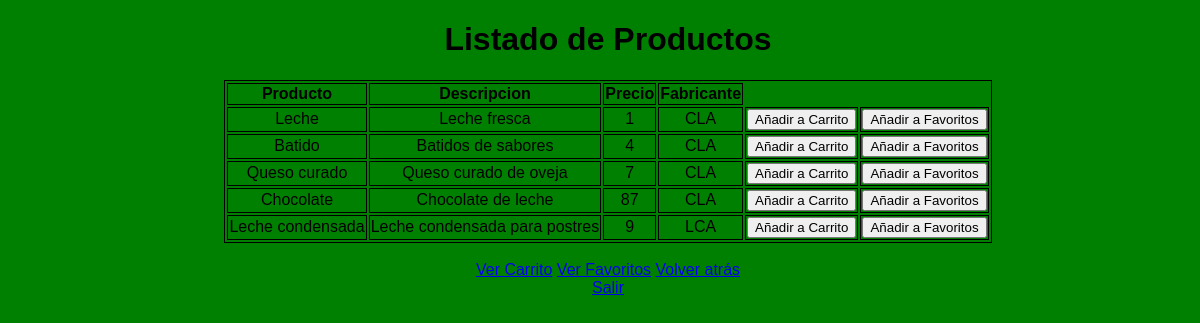
The page /Categorias.php?categoria=1 on the database its author committed.
### tables this page shows
CREATE TABLE `productos` (
  `Codigo` int(11) NOT NULL,
  `Nombre` text DEFAULT NULL,
  `Descripcion` text DEFAULT NULL,
  `Precio` int(11) DEFAULT NULL,
  `Fabricante` text DEFAULT NULL,
  `idCategoria` int(11) NOT NULL,
  `idProveedor` int(11) NOT NULL
);

### src/Categorias.php (the view, shortened to what this page needs)
<!DOCtype html PUBLIC "-//W3C//DTD HTML 4.01 Transitional//EN" "http://www.w3.org/TR/html4/loose.dtd">
<html>
<head>
<link href="homepage_style.css" type="text/css" rel="stylesheet"/>
</head>
<body>
	<?php
	include_once ('Conexion.php');
	$categoria = $_GET['categoria'];
	$seccion = $_GET['seccion'];
	$login = $_GET['login'];
	$cadenaSQL = "SELECT * FROM productos WHERE idCategoria='$categoria'";
	$resultado = $mysqli->query($cadenaSQL);
  echo "<h1>Listado de Productos</h1>";
	if ($resultado){
		echo "<table style='margin-left:auto;margin-right:auto;'>";
		echo "<tr>";
		echo "<th>Producto</th>";
		echo "<th>Descripcion</th>";
		echo "<th>Precio</th>";
		echo "<th>Fabricante</th>";
		echo "</tr>";
		while ($fila = $resultado->fetch_object()) {
			echo "<tr>";
			echo "<td>" . $fila->Nombre; echo "</td>";
			echo "<td>" . $fila->Descripcion; echo "</td>";
			echo "<td>" .  $fila->Precio; echo "</td>";
			echo "<td>" . $fila->Fabricante; echo "</td>";
			echo "<td>" . "<a href='AnadirACarrito.php?producto=$fila->Codigo&login=$login&seccion=$seccion'><input
				type='button' value='Añadir a Carrito'> </a>"; echo "</td>";
			echo "<td>" . "<a href='ScriptAnadirFavoritos.php?producto=$fila->Codigo&login=$login&seccion=$seccion'><input
					type='button' value='Añadir a Favoritos'> </a>"; echo "</td>";
			echo "</tr>";
		}
		echo "</table>";
		echo "<br>";
    	echo "<a href='VerCarrito.php?login=$login&seccion=$seccion'>Ver Carrito</a>";
		echo "<a href='VerFavoritos.php?login=$login&seccion=$seccion'>Ver Favoritos</a>";
		echo "<a href='Secciones.php?login=$login&seccion=$seccion'>Volver atrás</a>";
		echo "<br>";
		echo "<a href='PaginaLogin.html'>Salir</a>";
	}
	else {
		echo "<h1>Aún no existen productos de esta categoría</h1>";
		echo "<a href='Secciones.php?login=$login&seccion=$seccion'>Volver atrás</a>";
	}
?>
</body>
</html>

### src/css/homepage_style.css (style rules this page uses)
body { text-align:center; width:100%; font-family:"lucida grande",tahoma,verdana,arial,sans-serif; background: green; }
table, th, td { border: 1px solid black; }

### rows shown on the page
productos: Nombre "Leche", Descripcion "Leche fresca", Precio "1", Fabricante "CLA"
productos: Nombre "Batido", Descripcion "Batidos de sabores", Precio "4", Fabricante "CLA"
productos: Nombre "Queso curado", Descripcion "Queso curado de oveja", Precio "7", Fabricante "CLA"
productos: Nombre "Chocolate", Descripcion "Chocolate de leche", Precio "87", Fabricante "CLA"
productos: Nombre "Leche condensada", Descripcion "Leche condensada para postres", Precio "9", Fabricante "LCA"
